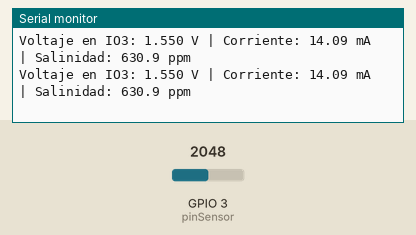
A sketch run on a simulated ESP32-C3. Shown: the last lines printed to the serial monitor. The inputs (shaded band) are chosen by the test bench; at power-on: GPIO 3 (pinSensor) = 2048.

Above: at 2.3 s.
2.4 s: GPIO 3 (pinSensor) set to 2866
At 3.9 s:
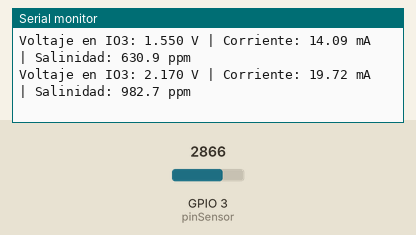
4.5 s: GPIO 3 (pinSensor) set to 3603
At 5.1 s:
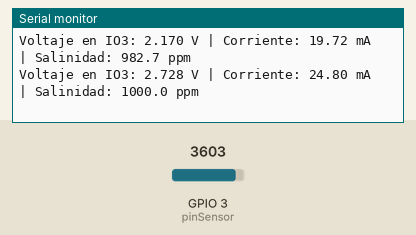
Timing chart, 0 to 7.5 s (numbered marks = the images above; inputs shaded):
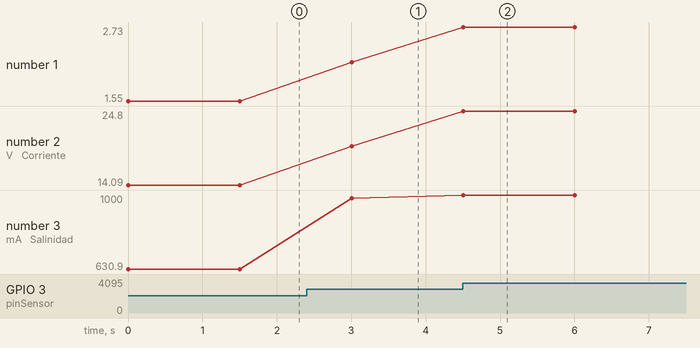

The sketch:

salinidad_esp32c3.ino
```cpp
const int pinSensor = 3;


// Cambiar a 220.0 SOLO si no pusiste las dos resistencias en paralelo.
// Se recomienda usar 110.0 (dos de 220 de forma paralela) por seguridad.
const float valorResistencia = 110.0;

const float rangoMaximoSalinidad = 1000.0;

void setup() {
  Serial.begin(115200);

  analogSetAttenuation(ADC_11db);

  Serial.println("\n--- Lectura de Salinidad RK500-23 en ESP32-C3 ---");
}

void loop() {
  int adcVal = analogRead(pinSensor);

  float voltaje = adcVal * (3.1 / 4095.0);

  float miliamperios = (voltaje / valorResistencia) * 1000.0;

  float salinidadPPM = 0.0;
  if (miliamperios >= 3.8) {
    salinidadPPM = ((miliamperios - 4.0) / 16.0) * rangoMaximoSalinidad;
  }

  if (salinidadPPM < 0) salinidadPPM = 0.0;
  if (salinidadPPM > rangoMaximoSalinidad) salinidadPPM = rangoMaximoSalinidad;

  Serial.print("Voltaje en IO3: ");
  Serial.print(voltaje, 3);
  Serial.print(" V | ");
  Serial.print("Corriente: ");
  Serial.print(miliamperios, 2);
  Serial.print(" mA | ");
  Serial.print("Salinidad: ");
  Serial.print(salinidadPPM, 1);
  Serial.println(" ppm");

  delay(1500);
}
```

Measured:
- after the input at 2.4 s, the serial monitor: prints a new line after 0.61 s (image 1)
- after the input at 4.5 s, the serial monitor: prints a new line at once (image 2)
- plotted number 1: 1.55 → 2.17 after the input at 2.4 s, 2.17 → 2.73 after the input at 4.5 s
- plotted number 2: 14.09 → 19.72 after the input at 2.4 s, 19.72 → 24.8 after the input at 4.5 s
- plotted number 3: 630.9 → 982.7 after the input at 2.4 s, 982.7 → 1000 after the input at 4.5 s
